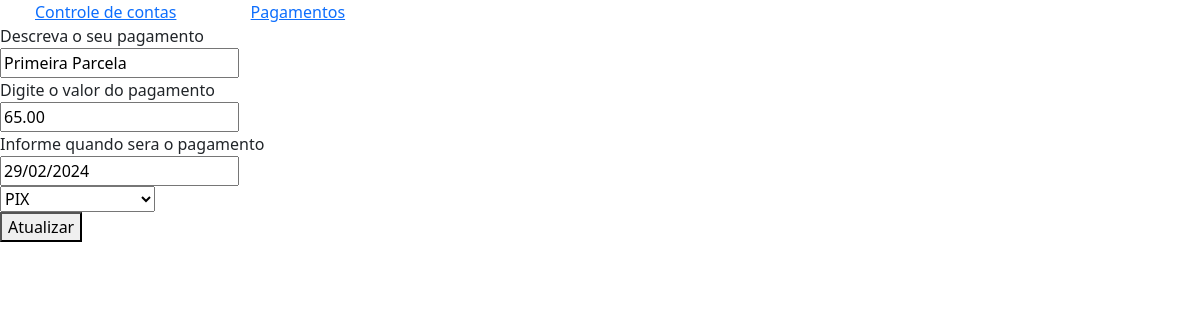
Page /controle_contas_pagamentos/upd_pagamento/2 on the earlier database version.
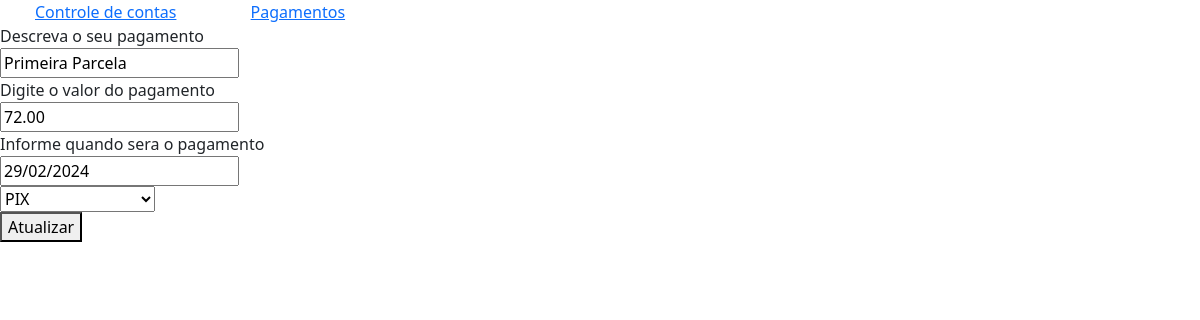
Same page on the later database version.
### controle_contas_pagamentos/models.py (models this page shows, shortened)
class Pagamento(models.Model):
    descricao= models.CharField(max_length=255,null=False,blank=False,help_text='Descreva o seu pagamento')
    valor=models.DecimalField(max_digits=5,decimal_places=2,null=False,blank=False,help_text='Digite o valor do pagamento')
    data = models.DateField(help_text='Informe quando sera o pagamento')
    tipo = models.CharField(max_length=15,choices=TIPOPAG,default='4')

### controle_contas_pagamentos/views.py (the view)
# urls.py: path('controle_contas_pagamentos/upd_pagamento/<pk>', views.upd_pagamento, name='upd_pagamento'),
def upd_pagamento(request, pk):
    update = Pagamento.objects.get(id=pk)
    if( request.method != "POST"):
        form = PagamentoForm(instance=update)
    else:
        form = PagamentoForm(instance=update, data=request.POST)
        if(form.is_valid()):
            form.save()
            return HttpResponseRedirect(reverse('pagamento'))
    context = {'update': update, 'pk': pk, 'form': form}
    return render(request, 'controle_contas_pagamentos/upd_pagamento.html', context)

### controle_contas_pagamentos/forms.py
class PagamentoForm(forms.ModelForm):
    class Meta:
        model = Pagamento
        fields = "__all__"
        labels = {'descricao': '', 'valor': '','data': '', 'tipo': ''}

### controle_contas_pagamentos/templates/controle_contas_pagamentos/upd_pagamento.html (shortened to what this page needs)
{% extends 'base.html' %}
{% block content %}
<form action="{% url 'upd_pagamento' pk %}" method="post">
    {{ form }}
    <button type="submit">Atualizar</button>
</form>
{% endblock content%}

### controle_contas_pagamentos/templates/base.html (shortened to what this page needs)
{% load static%}
<!DOCTYPE html>
<html lang ="pt-br">
    <head>
        <link rel="stylesheet" href="{% static 'css/style.css' %}" >
        <link href="https://cdn.jsdelivr.net/npm/bootstrap@5.3.3/dist/css/bootstrap.min.css" rel="stylesheet">
    </head>
    <body>
        <a href="{%url 'index'%}">Controle de contas</a>
        <a href="{%url 'pagamento'%}">Pagamentos</a>
    {%block content%}{%endblock content%}
    <link href="https://cdn.jsdelivr.net/npm/bootstrap@5.3.3/dist/css/bootstrap.min.css" rel="stylesheet">
    </body>
</html>

### controle_contas_pagamentos/static/css/style.css (style rules this page uses)
a { text-decoration: none; color: black; margin: 10px 30px; cursor:pointer; padding: 5px; }

Differences in the rows shown:
changed Pagamento "Primeira Parcela": valor "65.00" → "72.00"
